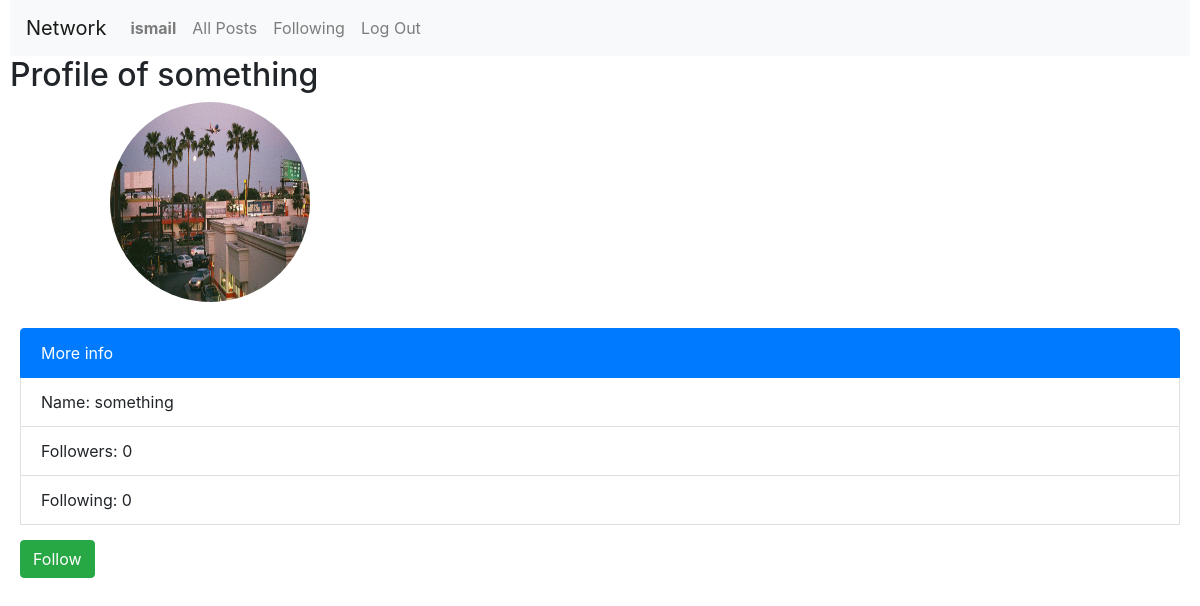
The page /profile/something (signed in) on the database its author committed.
### network/models.py (models this page shows)
class User(AbstractUser):
    following = models.ManyToManyField(
    "self", blank=True, related_name="followers", symmetrical=False
    )

### network/views.py (the view)
# urls.py: path("profile/<str:name>", views.profile, name = "profile"),
def profile(request, name):
    user = User.objects.get(username = name)
    currentUser = request.user
    isFollowed = user in currentUser.following.all()
    context = {"profile": user, "isFollowed":isFollowed, "name":user.username}
    return render(request,"network/profile.html", context)

### network/templates/network/profile.html (shortened to what this page needs)
{% extends 'network/layout.html' %}
{% load static %}
{% block body %}
<div>
    <h2>Profile of {{profile.username}}</h2>
    <div class ="main-profile">
        <div class = "info">
            <p>
                <img class = "round-photo"src="{% static 'network/img/41e8311543aba9491257f4d6f455322d.jpeg' %}" alt="" rounded-corners >
                <div class = "form-group">
                    <div>
                        <ul class="list-group">
                        <li class="list-group-item active" aria-current="true">More info</li>
                        <li class="list-group-item" id = "profile_username">Name: {{profile.username}}</li>
                        <li class="list-group-item">Followers: {{profile.following.count}}</li>
                        <li class="list-group-item">Following: {{profile.followers.count}}</li>
                        {% if request.user.is_authenticated %}
                            {% if isFollowed %}
                            <div class ="form-group">
                                <form action="{% url 'core:unfollow' profile.username%}"  method = "POST">
                                    {% csrf_token %}
                                    <button class ="btn btn-danger" id = "follow">Unfollow</button>
                                </form>
                            </div>
                            {% else %}
                            <div class ="form-group">
                                <form action="{% url 'core:follow' profile.username%}" method = "POST">
                                    <button class ="btn btn-success" id = "follow">Follow</button>
                                </form>
                            </div>
                            {% endif %}
                        {% endif %}
                      </ul>
                    </div>
                </div>
            </p>
        </div>
    </div>
</div>
{% endblock body %}

### network/templates/network/layout.html (shortened to what this page needs)
{% load static %}
<!DOCTYPE html>
<html lang="en">
    <head>
        <link rel="stylesheet" href="https://cdn.jsdelivr.net/npm/bootstrap-icons@1.10.5/font/bootstrap-icons.css">
        <link rel="stylesheet" href="https://stackpath.bootstrapcdn.com/bootstrap/4.4.1/css/bootstrap.min.css">
        <link href="{% static 'network/css/styles.css' %}" rel="stylesheet">
    </head>
    <body>
        <nav class="navbar navbar-expand-lg navbar-light bg-light">
            <a class="navbar-brand" href="{% url 'core:index' %}">Network</a>
            <div>
              <ul class="navbar-nav mr-auto">
                {% if user.is_authenticated %}
                    <li class="nav-item">
                        <a class="nav-link" href="{% url 'core:profile'  user.username%}"><strong>{{ user.username }}</strong></a>
                    </li>
                {% endif %}
                <li class="nav-item">
                  <a class="nav-link" href="{% url 'core:index' %}">All Posts</a>
                </li>
                {% if user.is_authenticated %}
                    <li class="nav-item">
                        <a class="nav-link" href="{% url 'core:following' %}">Following</a>
                    </li>
                    <li class="nav-item">
                        <a class="nav-link" href="{% url 'core:logout' %}">Log Out</a>
                    </li>
                {% endif %}
              </ul>
            </div>
          </nav>
        <div class="body">
            {% block body %}
            {% endblock %}
        </div>
    </body>
</html>

### network/static/network/css/styles.css (style rules this page uses)
body { margin-left:10px; margin-right:10px; }
.list-group { padding: 10px; }
.round-photo { margin-left:100px; width: 200px; height: 200px; border-radius:75%; }
button { margin-top:15px; }

### rows shown on the page
User: username "ismail"
User: username "something", following.count "0", followers.count "0"
